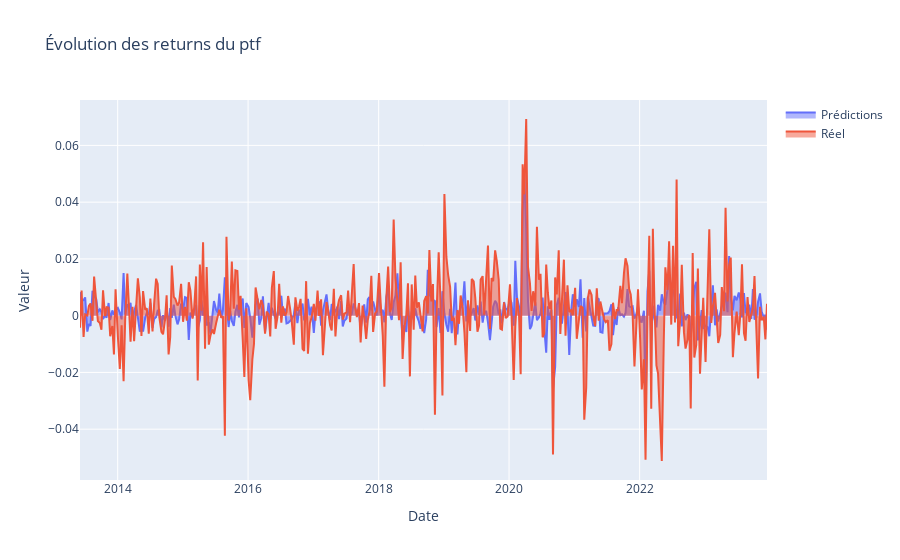

Source (notebook cell):
### Code cell
fig = go.Figure()

# Ajout de la série financière
fig.add_trace(go.Scatter(x = portfolio_avg_predictions.Date, 
                         y = portfolio_avg_predictions['Prediction'],
                         mode = 'lines',
                         name ='Return', 
                         fill = "tozeroy"))

# Mise à jour des titres
fig.update_layout(title="Évolution de la valeur de ptf",
                  xaxis_title='Date',
                  yaxis_title='Valeur')

# Affichage du graphique
fig.show()

### Figure 1 — Plotly figure (JSON) as saved in the notebook; plotly's stock layout.template omitted (floating-point values rounded to 4 significant figures; data arrays with more than 128 entries replaced by an {"elided": "..."} marker saying what was removed)
{"data": [{"fill": "tozeroy", "mode": "lines", "name": "Prédictions", "x": {"elided": "380 str values"}, "y": {"elided": "380 float values"}, "type": "scatter"}, {"fill": "tozeroy", "mode": "lines", "name": "Réel", "x": {"elided": "380 str values"}, "y": {"elided": "380 float values"}, "type": "scatter"}], "layout": {"title": {"text": "Évolution des returns du ptf"}, "xaxis": {"title": {"text": "Date"}}, "yaxis": {"title": {"text": "Valeur"}}}}
